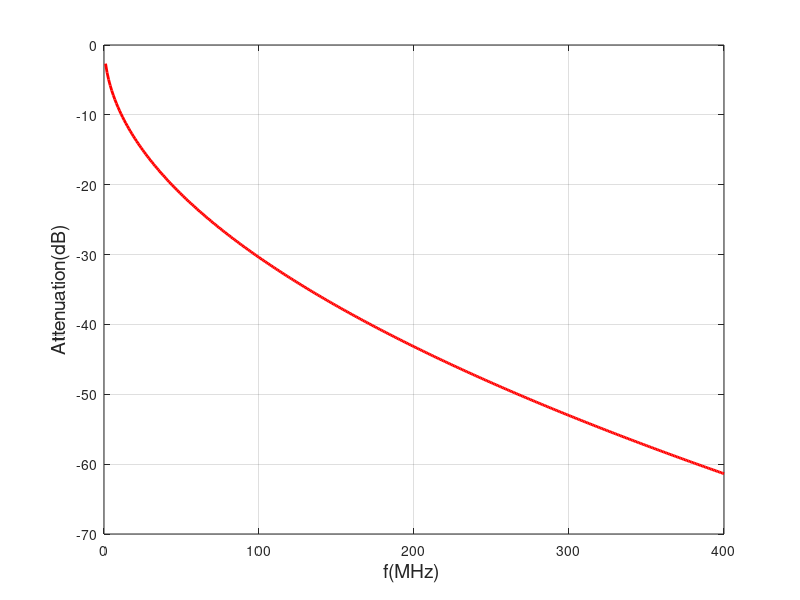

Source code (MATLAB): (Note: this script raises an error after producing the figure.)
clear;clc
%% Channel Model
Fs=800e6;  
Num=4096;
f=[1:1:400]*1e6;
l=0.15; %% unit is km
%l=0.150;
R0c=176.6*l;
Ac=0.0500079494;
L0=1090.8e-6*l;
L_inf=504.5e-6*l;
B=0.705;
Fm=32570;
C_inf=48.55e-9*l;
G0=1.47653e-9*l;
Ge=0.91;
R_f=1./(1./(R0c^4+Ac*f.^2).^0.25);
L_f=(L0+L_inf*(f/Fm).^B)./(1+(f/Fm).^B);
C_f=C_inf;
G_f=G0*f.^Ge;
Gama=((R_f+i*2*pi*f.*L_f).*(G_f+i*2*pi*f.*C_f)).^0.5;
Z0=((R_f+i*2*pi*f.*L_f)./(G_f+i*2*pi*f.*C_f)).^0.5;
Zl=Z0;                                              %% perfect load impedance matching
Z1=(Zl+Z0.*tanh(Gama*l))./(1+Zl./Z0.*tanh(Gama*l));  %% input impedance of channel with Zl load
Zs=Z1;                                              %% perfect source impedance matching
H_f=(Z1+Zs)./Z1.*Z0.*sech(Gama*l)./((Zs.*(Z0./Zl+tanh(Gama*l)))+(Z0.*(1+Z0./Zl.*tanh(Gama*l))));   %% transfer function of channel
H_f_amp=20*log10(abs(H_f));
%figure(1);
[b,a] = invfreqz(abs(H_f),2*pi*f./Fs,20,20);    %% transfer H_f to H_Z
%[b,a] = invfreqz(H_f,2*pi*f./Fs,30,30,[],300000);
[h,w] = freqz(b,a,Num,Fs);
%[h2,t] = impz(b,a);
% p_sq=sum(h2.^2)
% p_sq2=sum(b.^2)/sum(a.^2)
 figure(1);
 plot(f/1e6,H_f_amp,'r-','LineWidth',2);
 hold on; 
 %plot(w/1e6,20*log10(abs(h)),'k*','LineWidth',2);
 grid on;
 xlabel('f(MHz) ','fontsize',14);
 ylabel('Attenuation(dB)','fontsize',14);
% figure(2);
% plot(t,h2,'rd','LineWidth',2);
% break;
%% Bandwidth partition
b0=15;
bs=1;
Band_total=400;  %% MHz
Fs2=Band_total*2;      %% MHz, for FREQZ transform 
PARr=10^(15.2/10);  %% Receiver peak to average ratio
Epsilon_x=10^(-60/10);     %% transimited signal energy
Sigma_r=10^(-130/10);  %% total receiver noise
Gap=10^(7.2/10);  %% SNR Gap

ai=0.0;  %$ excess bandwidth 
gi=0.2;    %% guard band

Nc=32;           %% Number of DMT sub carrier
Nband=2;         %% Number of partitioned channel 

fs_init=[120;130];
p_sq2=sum(b.^2)/sum(a.^2)
%p_sq=sum(h2.^2)
[H_freq,f2]= freqz(b,a,Num,Fs2*1e6);


%% Caculation for fs_init

sub_band=2*Num*fs_init/Fs2/Nc;                                                 %% bandwidth of sub carrier in DMT
offset_2=[ones(1,Nc)*Num/Fs2*fs_init(1)*gi; ones(1,Nc)*(2*Num/Fs2*fs_init(1)*(1+gi)+Num/Fs2*fs_init(2)*gi)];   %% half guard band before the channel and other half guard after the channel. don't consider the excess bandwidth  

%offset(2)=[ones(1,Nc)*Num/Fs2*fs_init(1)*gi;  ones(1,Nc)*(2*Num/Fs2*fs_init(1)*(1+gi)+Num/Fs2*fs_init(2)*gi);  ones(1,Nc)*(2*Num/Fs2*(fs_init(1)+fs_init(2))*(1+gi)+Num/Fs2*fs_init(3)*gi)]; %% three bands  
index=round(sub_band*([1:1:Nc]-1)+1+offset_2); 
Pm=H_freq(index) ;                                                        %%  sub channel gain in DMT
p_sq=(sum(abs(Pm').^2))'/Nc;

SNR_MFB=p_sq*Epsilon_x./(Sigma_r+PARr*p_sq*Epsilon_x*2^(-2*b0).*fs_init.^(2*bs));
Gama_DMT=p_sq./((prod(abs(Pm').^2))'.^(1/Nc)) %%  For matrices, prod(X) is a matrix the same size as X containing the cumulative products over each column. 
% ((prod(abs(Pm').^2))'.^(1/Nc))
C_DMT=log2(SNR_MFB./(Gama_DMT*Gap))     
Used_band=sum(fs_init*(1+ai)*(1+gi));
Bitrate=sum(fs_init.*C_DMT)/1e3  %Gbps


%% Optimization 
Bitrate=sum(fs_init.*(log2((p_sq*Epsilon_x./(Sigma_r+PARr*p_sq*Epsilon_x*2^(-2*b0).*fs_init.^(2*bs)))./((p_sq./((prod(abs((H_freq(round(sub_band*([1:1:Nc]-1)+1+[ones(1,Nc)*Num/Fs2*fs_init(1)*gi; ones(1,Nc)*(2*Num/Fs2*fs_init(1)*(1+gi)+Num/Fs2*fs_init(2)*gi)])))').^2))'.^(1/Nc)))*Gap))))/1e3

 Fun=@(fs_init)1e3/(sum(fs_init.*(log2((p_sq*Epsilon_x./(Sigma_r+PARr*p_sq*Epsilon_x*2^(-2*b0).*fs_init.^(2*bs)))./((p_sq./((prod(abs((H_freq(round(sub_band*([1:1:Nc]-1)+1+offset_2)))').^2))'.^(1/Nc)))*Gap)))))
% 
 A=[(1+ai)*(1+gi) (1+ai)*(1+gi)];
 Aeq=[];
 Beq=[];
 LB=[1;1]; %% FS_min> 1M
 UB=[];
  %options = optimset('Algorithm','active-set'); 
options = optimset('Algorithm','sqp');
[X Bitrate]= FMINCON(Fun,[50;50],A,Band_total,Aeq,Beq,LB,UB,[],options);
X
1./Bitrate

% =======================The following generate the bits distribution vs frequency=====================
offset_opm=[ones(1,Nc)*Num/Fs2*X(1)*gi; ones(1,Nc)*(2*Num/Fs2*X(1)*(1+gi)+Num/Fs2*X(2)*gi)];
sub_band=2*Num*X/Fs2/Nc; 
index_opm=round(sub_band*([1:1:Nc]-1)+1+offset_opm); 
Pm=abs(H_freq(index_opm)).^2;
sub_band=2*X/Fs2/Nc;    
%when N changes, should modefy dimension matrix of X_matrix
X_matrix(1,1:32)=X(1);
X_matrix(2,1:32)=X(2);
SNR_wADC=Epsilon_x*Pm./(Sigma_r+PARr*Pm*Epsilon_x*2^(-2*b0).*X_matrix.^(2*bs));
%SNR_wADC=Epsilon_x./(Sigma_r./Pm+PARr*Epsilon_x*2^(-2*b0)*X_matrix.^(2*bs));
SNR_woADC=Epsilon_x*Pm./(Sigma_r);
Bits_wADC=log2(SNR_wADC/Gap);     %bits/Hz/s
Bits_woADC=log2(SNR_woADC/Gap);     %bits/Hz/s
figure(2)
plot([400/4096*index_opm(1,1)+0.01,400/4096*index_opm(1,:),400/4096*index_opm(1,32)+0.01,400/4096*index_opm(2,1)-0.001,400/4096*index_opm(2,:),400/4096*index_opm(2,32)+0.01],[0,Bits_woADC(1,:),0,0,Bits_woADC(2,:),0],'--b','LineWidth',3);
hold on;
plot([400/4096*index_opm(1,1)+0.01,400/4096*index_opm(1,:),400/4096*index_opm(1,32)+0.01,400/4096*index_opm(2,1)-0.001,400/4096*index_opm(2,:),400/4096*index_opm(2,32)+0.01],[0,Bits_wADC(1,:),0,0,Bits_wADC(2,:),0],'k','LineWidth',3);
title('2 Bands','fontsize',14)
xlabel('Frequency(MHz)','fontsize',14);
ylabel('Bits','fontsize',14);
legend('Without ADC noise','With ADC noise');
set(gca,'fontsize',14)
hold on


%============================contour optimization======================
ff_1=(1:3:380)/1.2;
ff_2=(1:3:380)/1.2;
for i=1:length(ff_1)
for j=1:length(ff_2)
if((ff_2(i)*1.2+ff_1(j)*1.2)>400)
    Bitrate_contour(i,j)=0;
else
offset=[ones(1,Nc)*Num/Fs2*ff_1(j)*gi; ones(1,Nc)*(2*Num/Fs2*ff_1(j)*(1+gi)+Num/Fs2*ff_2(i)*gi)];
sub_band=2*Num*[ff_1(j);ff_2(i)]/Fs2/Nc;
index=round(sub_band*([1:1:Nc]-1)+1+offset); 
Pm=H_freq(index) ;                                                        %%  sub channel gain in DMT
p_sq=(sum(abs(Pm').^2))'/Nc;
Bitrate_contour(j,i)=sum([ff_1(j);ff_2(i)].*(log2((p_sq*Epsilon_x./(Sigma_r+PARr*p_sq*Epsilon_x*2^(-2*b0).*[ff_1(j);ff_2(i)].^(2*bs)))./((p_sq./((prod(abs((H_freq(round(sub_band*([1:1:Nc]-1)+1+offset)))').^2))'.^(1/Nc)))*Gap))));
end
end
end
% figure(3)
% [c,h]=contour(ff_2,ff_1,Bitrate_contour,15);
% clabel(c,h,'manual');
% xlabel('Band2(MHz)','fontsize',14);
% ylabel('Band1(MHz)','fontsize',14);




